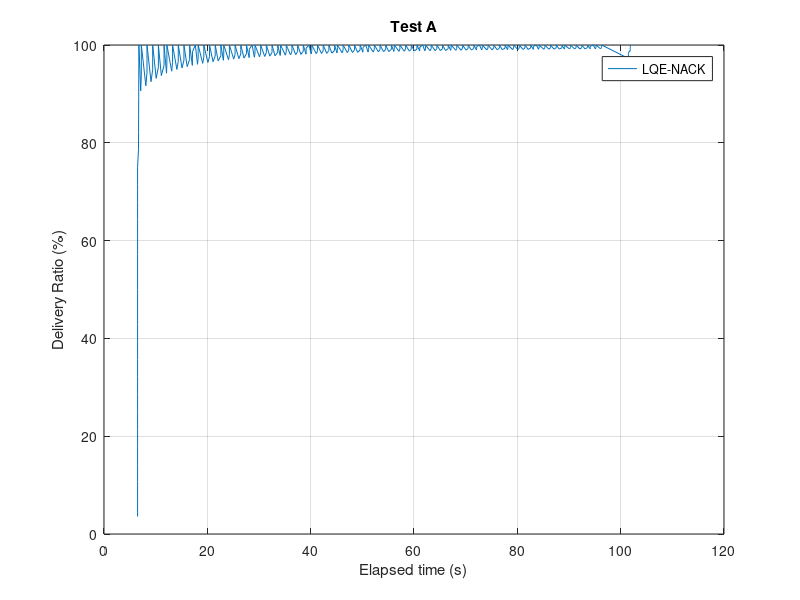
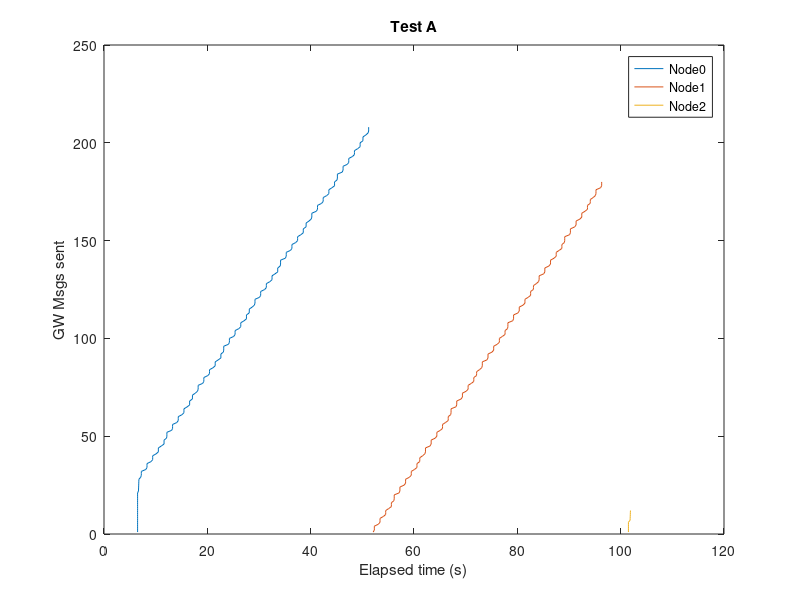
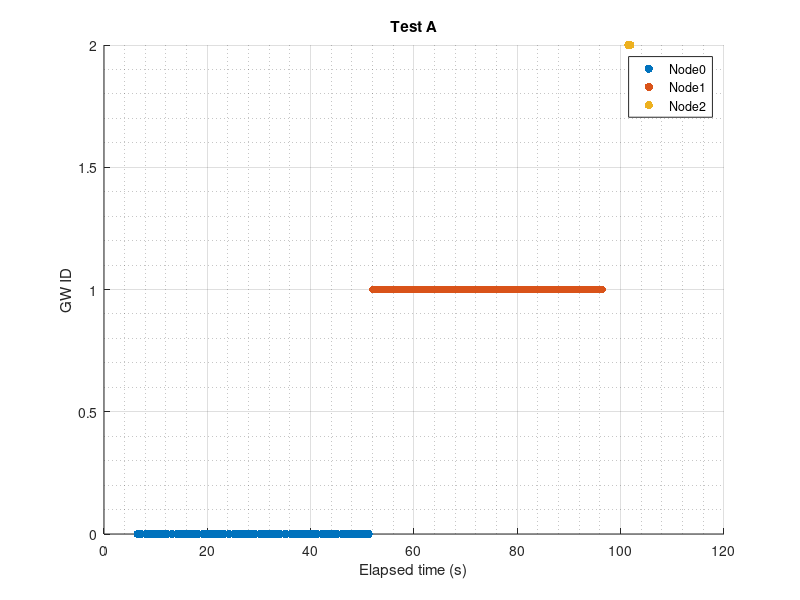

Write the MATLAB code that produced these figures, in order.
%% Calculate Redudant Overhead 
close all; clear;clc; 
Nnodes=4;   %N� nodes generating msgs every second
maxT_sen=100;    %Time when nodes stop generating msgs+1


%% 

% Node[0]
%n0_sentNACK=textread('GwTimeRec.txt','%s');
name_rec=textread('ReachedGwName.txt','%s');
%
time_recC = fopen('GwTimeRec.txt','r');    %Name of the file with the receveid times
formatSpec = '%f';
time_rec = fscanf(time_recC,formatSpec);
fclose(time_recC);
%
%
i=1;
j=1;
countNACK=0;
gg=0;
while i<length(name_rec)
    j=i;
    while j<length(name_rec)
        if (strcmp(name_rec(i),name_rec(j)) && i~=j && ~strcmp(name_rec(i),{''}))
            %name_rec(i);          
            countNACK=countNACK+1;
            %name_rec(j)={''};
            %display('if');
            
            time_rec(j)=[];
            name_rec(j)=[];
        %end 
        else
            j=j+1;
        end
        %display('while2');
    end
    i=i+1;
    %display('while1');
end
display('ok');
%
count=1:1:length(time_rec);
i=1;
j=1;
while i<length(time_rec)+1
    j=fix(time_rec(i))+1;
    if fix(time_rec(i))>=maxT_sen
        j=maxT_sen;
    end
    drGW(i)=count(i)/(Nnodes*j)*100;
    i=i+1;
end
display('End calc DR')
plot(time_rec,drGW)
xlabel('Elapsed time (s)');
ylabel('Delivery Ratio (%)');
title('Test A');
legend('LQE-NACK');
grid on;
%
hold off;
savefig('plotC_DR_GW')
display('Success:');
drGW(length(drGW))
display('Data Overhead:');
countNACK

%% 
%Verificar nº de gws
% % %
% Node[0]
%n0_sentNACK=textread('GwTimeRec.txt','%s');
name_recs=textread('ReachedGwSpcs.txt','%s');
%
name_recss=name_recs;
name_recsDoub=str2double(name_recs);
%
i=1;
j=1;
countREP=0;
gg=0;
%gw=1:1:Nnodes;
while i<length(name_recs)
    j=i;
    while j<length(name_recs)
        if (strcmp(name_recs(i),name_recs(j)) && i~=j && ~strcmp(name_recs(i),{''}))
            %name_rec(i);          
            countREP=countREP+1;    %counts how many times theres a repetition
            name_recs(j);
            %i
            %gw(name_recsDoub(i)+1)=gw(name_recsDoub(i)+1)+1
            name_recs(j)=[];
            name_recsDoub(j)=[];
           % gw(name_recs(i))=gw(name_recs(i))+1
        %end       
        else
            j=j+1;
        %display('while2');
        end
    end
    i=i+1;
    %display('while1');
end
display('Number of gws:');
length(name_recs)-1

%% Plot gw sending over time
figure
% %0
gw_rec0=textread('GwTimeRec00.txt','%s');
gw_re0=str2double(gw_rec0);
countgw_re0=1:1:length(gw_rec0);
plot(gw_re0, countgw_re0);
hold on;
%1
gw_rec1=textread('GwTimeRec01.txt','%s');
gw_re1=str2double(gw_rec1);
countgw_re1=1:1:length(gw_rec1);
plot(gw_re1, countgw_re1);
hold on;
% 2
gw_rec2=textread('GwTimeRec02.txt','%s');
gw_re2=str2double(gw_rec2);
countgw_re2=1:1:length(gw_rec2);
plot(gw_re2, countgw_re2);
hold on;
% %3
% gw_rec3=textread('GwTimeRec03.txt','%s');
% gw_re3=str2double(gw_rec3);
% countgw_re3=1:1:length(gw_rec3);
% plot(gw_re3, countgw_re3);
% hold on;
% %4
% gw_rec4=textread('GwTimeRec04.txt','%s');
% gw_re4=str2double(gw_rec4);
% countgw_re4=1:1:length(gw_rec4);
% plot(gw_re4, countgw_re4);
% hold on;
% %5
% gw_rec5=textread('GwTimeRec05.txt','%s');
% gw_re5=str2double(gw_rec5);
% countgw_re5=1:1:length(gw_rec5);
% plot(gw_re5, countgw_re5);
% hold on;
%6
% gw_rec6=textread('GwTimeRec06.txt','%s');
% gw_re6=str2double(gw_rec6);
% countgw_re6=1:1:length(gw_rec6);
% plot(gw_re6, countgw_re6);
% hold on;
% %7
% gw_rec7=textread('GwTimeRec07.txt','%s');
% gw_re7=str2double(gw_rec7);
% countgw_re7=1:1:length(gw_rec7);
% plot(gw_re7, countgw_re7);
% hold on;
% %8
% gw_rec8=textread('GwTimeRec08.txt','%s');
% gw_re8=str2double(gw_rec8);
% countgw_re8=1:1:length(gw_rec8);
% plot(gw_re8, countgw_re8);
% hold on;
% % %9
% gw_rec9=textread('GwTimeRec09.txt','%s');
% gw_re9=str2double(gw_rec9);
% countgw_re9=1:1:length(gw_rec9);
% plot(gw_re9, countgw_re9,'Linewidth',2);
% hold on;
% %10
% gw_rec10=textread('GwTimeRec10.txt','%s');
% gw_re10=str2double(gw_rec10);
% countgw_re10=1:1:length(gw_rec10);
% plot(gw_re10, countgw_re10,'Linewidth',2);
% hold on;
%end
xlabel('Elapsed time (s)');
ylabel('GW Msgs sent');
title('Test A');
legend('Node0','Node1', 'Node2');
% legend('Node0','Node1','Node2','Node3');
savefig('GwsNo')
%%
figure
%0
gw_rec0=textread('GwTimeRec00.txt','%s');
gw_re0=str2double(gw_rec0);
countgw_re0=zeros(length(gw_rec0),1);
scatter(gw_re0, countgw_re0, 'filled');
hold on;
%1
gw_rec1=textread('GwTimeRec01.txt','%s');
gw_re1=str2double(gw_rec1);
countgw_re1=1+zeros(length(gw_rec1),1);
scatter(gw_re1, countgw_re1, 'filled');
hold on;
%2
gw_rec2=textread('GwTimeRec02.txt','%s');
gw_re2=str2double(gw_rec2);
countgw_re2=2+zeros(length(gw_rec2),1);
scatter(gw_re2, countgw_re2, 'filled');
hold on;
% %3
% gw_rec3=textread('GwTimeRec03.txt','%s');
% gw_re3=str2double(gw_rec3);
% countgw_re3=3+zeros(length(gw_rec3),1);
% scatter(gw_re3, countgw_re3, 'filled');
% hold on;
% %4
% gw_rec4=textread('GwTimeRec04.txt','%s');
% gw_re4=str2double(gw_rec4);
% countgw_re4=4+zeros(length(gw_rec4),1);
% scatter(gw_re4, countgw_re4, 'filled');
% hold on;

xlabel('Elapsed time (s)');
ylabel('GW ID');
title('Test A');
legend('Node0','Node1', 'Node2');
% legend('Node0','Node1','Node2','Node3');
grid on
grid minor
savefig('GesTemp')

%
axis([0 110 0 3])
set(gca,'ytick',[0 1 2])

%%
%sum of hops
gw_hop=textread('GwMsgHops.txt','%s');
gw_hops=str2double(gw_hop);

h=1;
sum=0;
while h<length(gw_hops)+1
    sum=sum+gw_hops(h);
    h=h+1;
end
display('Total hops:');
sum